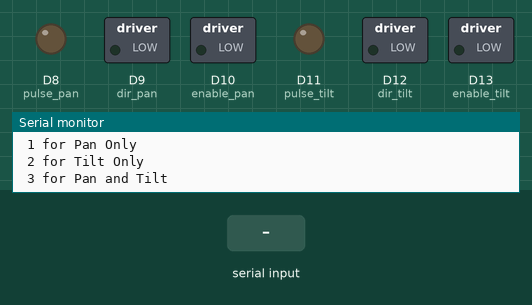
Recording of a sketch running on a simulated Arduino Due. Shown: switched loads named in the sketch (green lamp = pin HIGH), output pins drawn as LEDs (lit = HIGH), the last lines printed to the serial monitor. The test bench sets the inputs (shaded band).

Above: at 0.8 s.
0.9 s: "q" received over Serial
2.4 s: "Q" received over Serial
At 4.2 s:
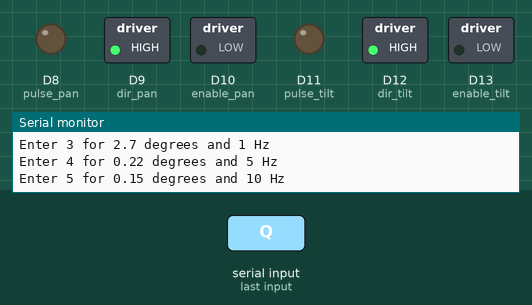
At 5.2 s:
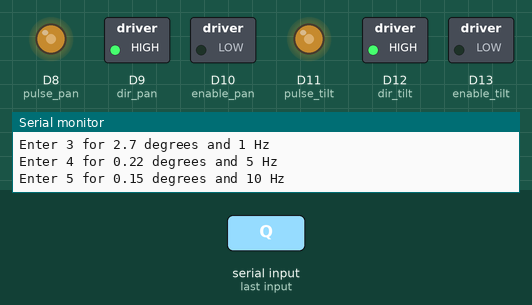
5.4 s: "1" received over Serial
At 17.6 s:
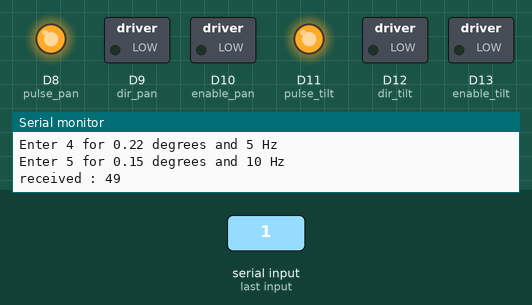
Timing chart, 0 to 17.8 s (numbered marks = the images above; inputs shaded):
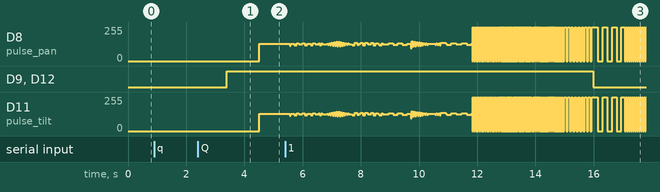

The sketch:

both_motors_sine_velocity_more_accurate.ino
```cpp
#include <DueTimer.h>
#include <math.h>

// togp = pulse toggle after pulse width
// togd = direction toggle after half time period
int togp_tilt=0;
int togd_tilt=0;
int togp_pan=0;
int togd_pan=0;

int motor = 3;    // setting random value for variable "motor"
int choice = 10;  // setting random value for variable "choice"

//----pulsewidth vairable parameters for diffrenet axis motions---
double pulseWidth_pan=0;
double pulseWidth_tilt=0;

//double time_prev=0;
//double time_now=0;

//software reset variables
int reset = 0;
int resetpin = 2;     // pin 2 of arduino is connected to reset pin through jumper wire

//----------------------------------
//--Enter the parameters of motion--
//----------------------------------
double amp_pan = 5;
double amp_tilt = 5;
double frequency= 0.1;

//---arduino-motor connections---
int enable_tilt = 13;
int dir_tilt = 12;
int pulse_tilt = 11;
int enable_pan = 10;
int dir_pan = 9;
int pulse_pan = 8;

//--temp variables used in the code
double factor_pan = 0;
double factor_tilt = 0;

void setup() {
  // put your setup code here, to run once:
  Serial.begin(115200);

  //---Setting the initial conditions--
  pinMode(pulse_tilt, OUTPUT); // pulse high,low
  pinMode(dir_tilt, OUTPUT); //   dir High=CW low=CCW
  pinMode(enable_tilt, OUTPUT); //Enable High=On Low=Off

  digitalWrite(enable_tilt, LOW);   // making sure the motor is off
  digitalWrite(dir_tilt, togd_tilt);  // making sure that motor starts in a particular direction

  pinMode(pulse_pan, OUTPUT); //  pulse high,low
  pinMode(dir_pan, OUTPUT); //    dir High=CW low=CCW
  pinMode(enable_pan, OUTPUT); // Enable High=On Low=Off

  digitalWrite(enable_pan, LOW);
  digitalWrite(dir_pan, togd_pan);

  //---------------------------------------
  //---code to choose the mode of motion---
  //---------------------------------------
   Serial.println("\n \n Select motor");
   Serial.println(" 1 for Pan Only");
   Serial.println(" 2 for Tilt Only ");
   Serial.println(" 3 for Pan and Tilt  ");
      while (!Serial.available());{
            motor =Serial.read()-'1';
      }
   Serial.print("Selected motor mode = \t");
   Serial.println((motor+1));

  //---------------------------------------------------
  //---choosing among the predefined motion profiles---
  //---------------------------------------------------
  Serial.println("Choose the amplitude among the following:");
  Serial.println("Enter 1 for 15 degrees and 0.1 Hz");
  Serial.println("Enter 2 for 8 degrees and 0.3 Hz");
  Serial.println("Enter 3 for 2.7 degrees and 1 Hz");
  Serial.println("Enter 4 for 0.22 degrees and 5 Hz");
  Serial.println("Enter 5 for 0.15 degrees and 10 Hz");
  while (!Serial.available());{
    choice = Serial.read()-'1';
  }

  if (choice ==0){
    amp_pan = 15;
    amp_tilt = 15;
    frequency = 0.1 *2*PI;
  }

  if (choice ==1){
    amp_pan = 8;
    amp_tilt = 8;
    frequency = 0.3 *2*PI;
  }

  if (choice ==2){
    amp_pan = 2.7;
    amp_tilt = 2.7;
    frequency = 1 *2*PI;
  }

  if (choice ==3){
    amp_pan = 0.22;
    amp_tilt = 0.22;
    frequency = 5 *2*PI;
  }

  if (choice ==4){
    amp_pan = 0.15;
    amp_tilt = 0.15;
    frequency = 10  *2*PI;
  }

  //---------------------------------------------------
  //---enabling based on the mode of motion selected---
  //---------------------------------------------------
   if(motor==0){
       digitalWrite(enable_pan,HIGH);
       Serial.println("*********MOTOR 1(PAN) ENABLED*********");
    }
   else if (motor == 1){
       digitalWrite(enable_tilt,HIGH);
       Serial.println("*********MOTOR 2 (TILT) ENABLED*********");
    }
   else if (motor == 2){
       digitalWrite(enable_pan,HIGH);
       digitalWrite(enable_tilt,HIGH);
    Serial.println("*********MOTOR 1(PAN) and 2(TILT) ENABLED*********");
    }
  delay(1000);
}

  //----------------------------
  //---pulse toggle functions---
  //----------------------------
void pultilt() {
  togp_tilt = ~togp_tilt;
  digitalWrite(pulse_tilt, togp_tilt);
}

void pulpan() {
  togp_pan = ~togp_pan;
  digitalWrite(pulse_pan, togp_pan);
}

  //---------------------------------------------------
  //---calcuating pulsewidth and direction of motion---
  //---------------------------------------------------

/*  Motor Speed (d/s) = {(10^6)*360}/{(Pulsewidth*2)*SPR}
    SPR = 1600
    */
void freqtilt(){
  factor_tilt = 100*(amp_tilt*frequency*cos(frequency*millis()/(1000)));    // uses arduino clock to measure the required velocity and converts it into pulsewidth
  if (factor_tilt>=0){
    digitalWrite(dir_tilt,HIGH);
    pulseWidth_tilt= 1000*1000*1.8/(8*factor_tilt);
    //Serial.println(pulseWidth_tilt);
  }

  if (factor_tilt<0){
    digitalWrite(dir_tilt,LOW);
    pulseWidth_tilt= (-1)*1000*1000*1.8/(8*factor_tilt);
    //Serial.println(pulseWidth_tilt);
  }
}

void freqpan(){
  factor_pan = 100*(amp_pan*frequency*cos(frequency*millis()/(1000)));
    if (factor_pan>=0){
    digitalWrite(dir_pan,HIGH);
    pulseWidth_pan= 1000*1000*1.8/(8*factor_pan);
    //Serial.println(pulseWidth_pan);
  }

  if (factor_pan<0){
    digitalWrite(dir_pan,LOW);
    pulseWidth_pan= (-1)*1000*1000*1.8/(8*factor_pan);
    //Serial.println(pulseWidth_pan);
  }
}

void loop() {

    //---find the required pulsewidth---
    freqtilt();
    freqpan();

    //---toggle the pulses at the calculated pulsewidth---
    Timer.setPeriod(pulseWidth_tilt).start().attachInterrupt(pultilt);
    Timer1.setPeriod(pulseWidth_pan).start().attachInterrupt(pulpan);

    //60 denotes the number of sampling points in one time period
    delay(1000/(frequency/2/PI)/60);

    //software reset  code
    //software resets on pressing "q" or "Q"
    if (Serial.available() >0){
    reset = Serial.read();
    Serial.print("received : ");
    delay(10);
    Serial.println(reset);
    delay(10);
    if (reset ==  113 || reset == 81){
      Serial.println("resetting... ");
      delay(10);
      pinMode(resetpin,LOW);
      delay(10);
      pinMode(resetpin,HIGH);
    }
  }
}
```

Measured:
- after the input at 2.4 s, D8 (pulse_pan), D11 (pulse_tilt): 0/255 → 128/255 after 2.1 s; D9 (dir_pan), D12 (dir_tilt): LOW → HIGH after 1.0 s
